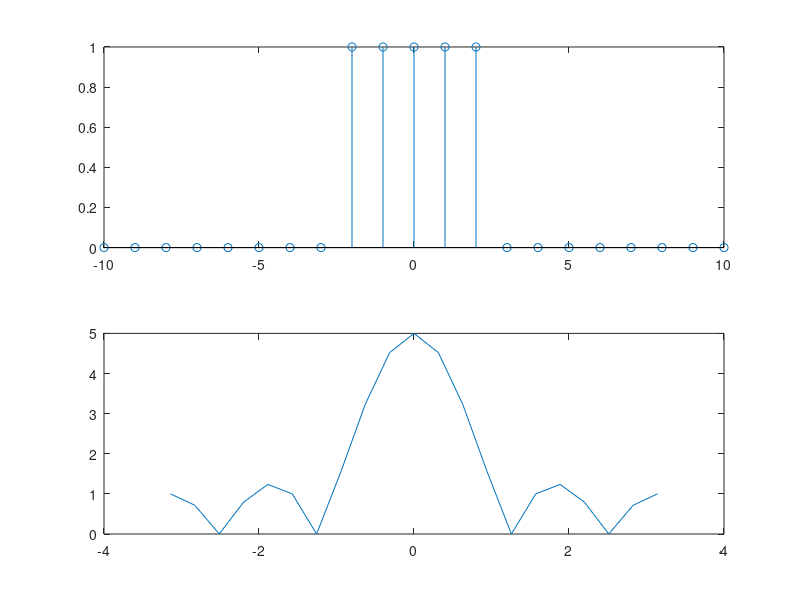

The MATLAB source for this figure:
%Lab3q1
clear
clc
clf

n=-10:10;
x(1,21)=0;
x(9:13)=1;
w=[-pi:2*pi/20:pi]
ft=0;

for k=1:21
    sum=0
    for i=1:21
        sum=sum+x(i)*exp(-j*w(k)*n(i))
    end
    ft(k)=sum
end

subplot(2,1,1)
stem(-10:10,x)
subplot(2,1,2)
plot(w,abs(ft))